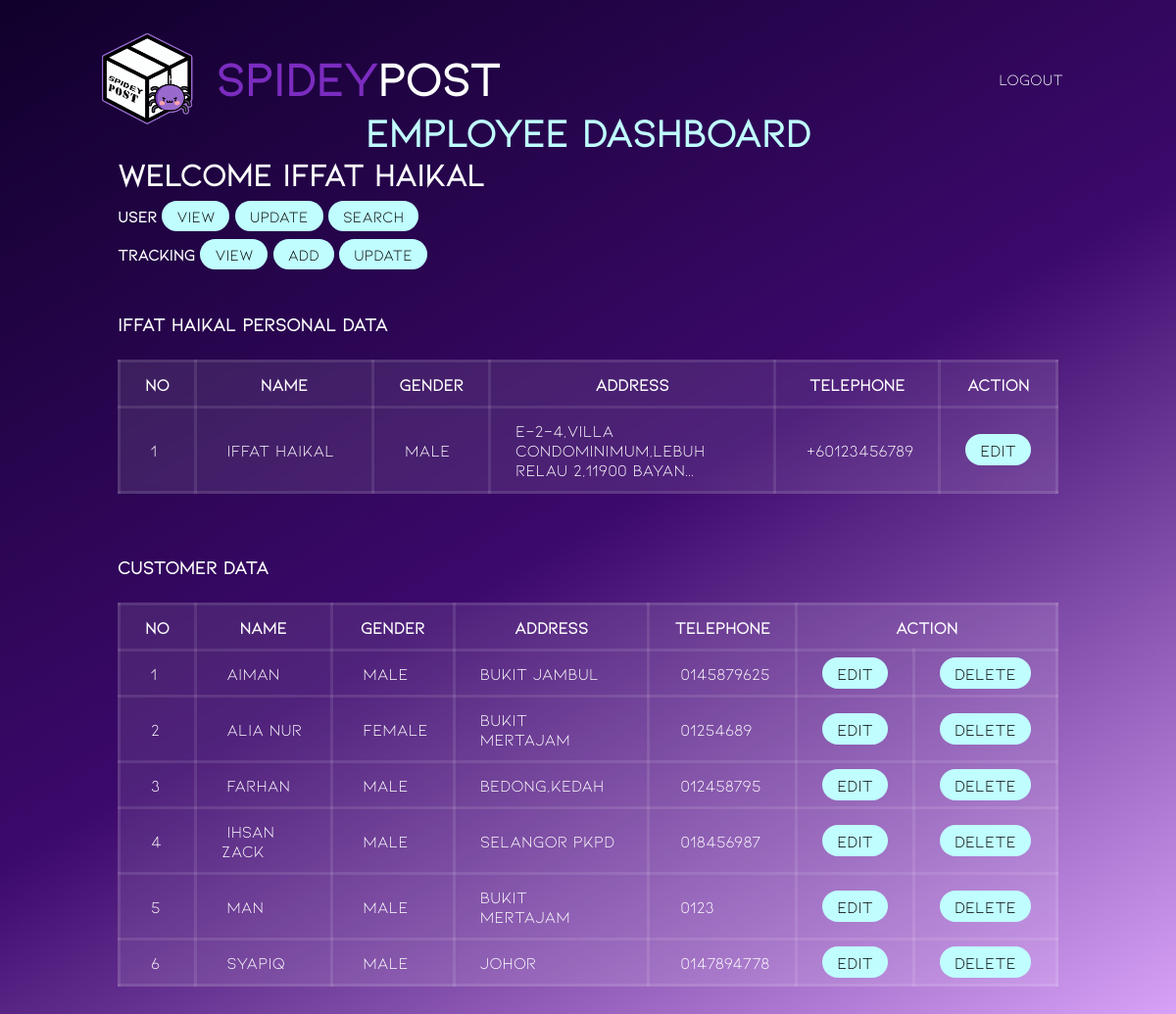
Page /employee/update_view_user.php (signed in) on the committed database.
### tables this page shows
CREATE TABLE `employee` (
  `employeeID` int(10) NOT NULL,
  `username` varchar(50) NOT NULL,
  `password` varchar(50) NOT NULL,
  `employeeName` varchar(255) NOT NULL,
  `gender` int(5) NOT NULL,
  `employeeAddress` varchar(255) NOT NULL,
  `employeeContact` varchar(12) NOT NULL,
  `employeeEmail` varchar(50) NOT NULL,
  `level` int(3) NOT NULL
);

CREATE TABLE `customer` (
  `custID` int(10) NOT NULL,
  `username` varchar(50) NOT NULL,
  `password` varchar(50) NOT NULL,
  `custName` varchar(255) NOT NULL,
  `gender` int(5) NOT NULL,
  `custAddress` varchar(255) NOT NULL,
  `custContact` varchar(12) NOT NULL,
  `custEmail` varchar(50) NOT NULL,
  `level_id` int(3) NOT NULL
);

### employee/update_view_user.php (the view, shortened to what this page needs)
<!DOCTYPE html>
<?php
include('../include/dbconn.php');
?>
<html lang="en">
<head>
    <link rel="stylesheet" href="./dashboard.css">
</head>
<body>
    <header id="header">
        <a href="#" class="logo">
            <img src="../Sources/Logo.png" alt="Logo">
            <h2>
                <div>Spidey</div> Post
            </h2>
        </a>
        <ul class="navigation">
            <li><a href="../login/logout.php">Logout</a></li>
        </ul>
    </header>
    <div class="container">
        <div class="bar">
            <h1> Employee Dashboard</h1>
        </div>
        <div class="main">
            <div class="greetinguser">
                <h1>Welcome <?php echo $_SESSION['username']; ?></h1>
                <b>User</b>
                <a href="view_user.php">View</a>
                <a href="update_view_user.php">Update</a>
                <a href="search_user.php">Search</a>
                <div class="track">
                    <b>Tracking</b>
                    <a href="view_tracking.php">View</a>
                    <a href="add_tracking.php">Add</a>
                    <a href="update_view_tracking.php">Update</a>
                </div>
            </div>
        </div>
        <div class="main">
            <h3> <?php echo ucwords(strtolower($_SESSION['username'])); ?> Personal Data</h3>
            <?php
            $username = $_SESSION['username'];
            $query = "SELECT * FROM employee where employeeName = '$username' ";
            $result = mysqli_query($dbconn, $query) or die("Error: " . mysqli_error($dbconn));
            $numrow = mysqli_num_rows($result);
            ?>
            <table class="tableContent" width="100%" border="1" align="center" cellpadding="0" cellspacing="0">
                <tr>
                    <th width="3%">No</td>
                    <th width="26%">Name</td>
                    <th width="8%">Gender</td>
                    <th width="35%">Address</td>
                    <th width="9%">Telephone</td>
                    <th align="center" colspan="2">Action</td>
                </tr>
                <?php
                for ($a = 0; $a < $numrow; $a++) {
                    $row = mysqli_fetch_array($result);
                ?>
                    <tr>
                        <td>&nbsp;<?php echo $a + 1; ?></td>
                        <td>&nbsp;<?php echo ucwords(strtolower($row['employeeName'])); ?></td>
                        <td>&nbsp;<?php if ($row['gender'] == 1) {
                                        echo 'Male';
                                    } else {
                                        echo 'Female';
                                    } ?></td>
                        <td><?php echo ucwords(strtolower($row['employeeAddress'])); ?></td>
                        <td>&nbsp;<?php echo $row['employeeContact']; ?></td>
                        <td width="5%" align="center"><a class="one" href="update_employee.php?user=<?php echo $username; ?>">Edit</a></td>
                    </tr>
                <?php
                }
                ?>
            </table>
            <br>
            <br>
            <h3>Customer Data</h3>
            <?php
            $query = "SELECT * FROM customer where level_id !=1 ORDER BY custName ";
            $result = mysqli_query($dbconn, $query) or die("Error: " . mysqli_error($dbconn));
            $numrow = mysqli_num_rows($result);
            ?>
            <table class="tableContent" width="100%" border="1" align="center" cellpadding="0" cellspacing="0">
                <tr>
                    <th width="3%">No</td>
                    <th width="26%">Name</td>
                    <th width="8%">Gender</td>
                    <th width="35%">Address</td>
                    <th width="9%">Telephone</td>
                    <th align="center" colspan="2">Action</td>
                </tr>
                <?php
                for ($a = 0; $a < $numrow; $a++) {
                    $row = mysqli_fetch_array($result);
                ?>
                    <tr>
                        <td>&nbsp;<?php echo $a + 1; ?></td>
                        <td>&nbsp;<?php echo ucwords(strtolower($row['custName'])); ?></td>
                        <td>&nbsp;<?php if ($row['gender'] == 1) {
                                        echo 'Male';
                                    } else {
                                        echo 'Female';
                                    } ?></td>
                        <td><?php echo ucwords(strtolower($row['custAddress'])); ?></td>
                        <td>&nbsp;<?php echo $row['custContact']; ?></td>
                        <td width="5%" align="center"><a class="one" href="update_user.php?custID=<?php echo $row['custID']; ?>">Edit</a></td>
                        <td width="5%" align="center"><a class="one" href="delete_user.php?custID=<?php echo $row['custID']; ?>">Delete</a></td>
                    </tr>
                <?php
                }
                ?>
            </table>
        </div>
    </div>
</body>
</html>

### employee/dashboard.css (style rules this page uses)
* { margin: 0; padding: 0; box-sizing: border-box; font-family: 'Kiona'; color: white; }
body { display: flex; justify-content: center; align-items: center; flex-wrap: wrap; background: linear-gradient(150deg, #10002b,#3c096c, #e0aaff); min-height: 100vh; background-repeat: no-repeat; background-attachment: fixed; }
#header { position: absolute; top: 0; left: 0; width: 100%; padding: 30px 100px; display: flex; justify-content: space-between; align-items: center; z-index: 10000; }
#header .logo { display: flex; color: white; font-weight: 700; font-size: 2em; text-decoration: none; }
#header .logo img { max-height: 100px; padding-right: 20px; }
#header .logo h2 { margin-top: 20px; display: flex; }
#header .logo h2 div { color: #7b2cbf; }
#header .navigation { display: flex; justify-content: center; align-items: center; }
#header .navigation li { list-style: none; margin-left: 20px; }
#header .navigation li a { text-decoration: none; padding: 6px 15px; color: white; border-radius: 20px; }
.container { position: relative; width: 80%; height: 80vh; margin-top: 5%; }
.container .bar { display: flex; justify-content: center; font-size: 20px; font-weight: 500; }
.container .bar h1 { color: #c0fdff; }
.container a { background: #c0fdff; color: #000000; padding: 6px 15px; border-radius: 20px; text-decoration: none; text-align: center; }
.greetinguser h1 { margin-bottom: 15px; }
.greetinguser .track { margin-top: 20px; }
.main { padding-bottom: 50px; }
.tableContent { border-collapse: collapse; margin: 25px 0; font-size: 17px; min-width: 400px; backdrop-filter: blur(4px); background: rgba(255, 255, 255, 0.1); }
.tableContent tbody tr { color: #fff; font-weight: 500; }
.tableContent th, .tableContent td { padding: 12px 25px; border: 3px solid rgba(255, 255, 255, 0.1); }

### rows in the picture
employee: employeeName "Iffat Haikal", gender "Male", employeeAddress "E-2-4,villa Condominimum,lebuh Relau 2,11900 Bayan...", employeeContact "+60123456789"
customer: custName "Aiman", gender "Male", custAddress "Bukit Jambul", custContact "0145879625"
customer: custName "Alia Nur", gender "Female", custAddress "Bukit Mertajam", custContact "01254689"
customer: custName "Farhan", gender "Male", custAddress "Bedong,kedah", custContact "012458795"
customer: custName "Ihsan Zack", gender "Male", custAddress "Selangor Pkpd", custContact "018456987"
customer: custName "Man", gender "Male", custAddress "Bukit Mertajam", custContact "0123"
customer: custName "Syapiq", gender "Male", custAddress "Johor", custContact "0147894778"

### other values in the picture
$_SESSION['username'] "Iffat Haikal"
